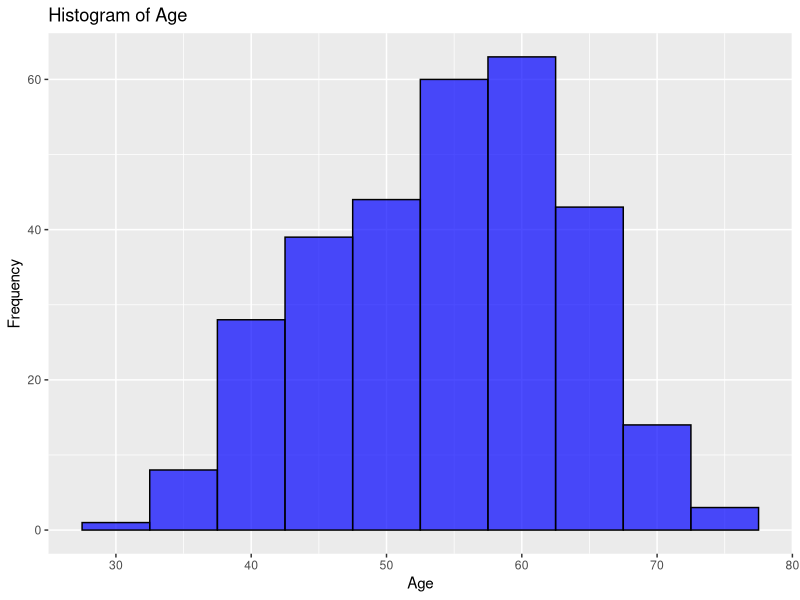
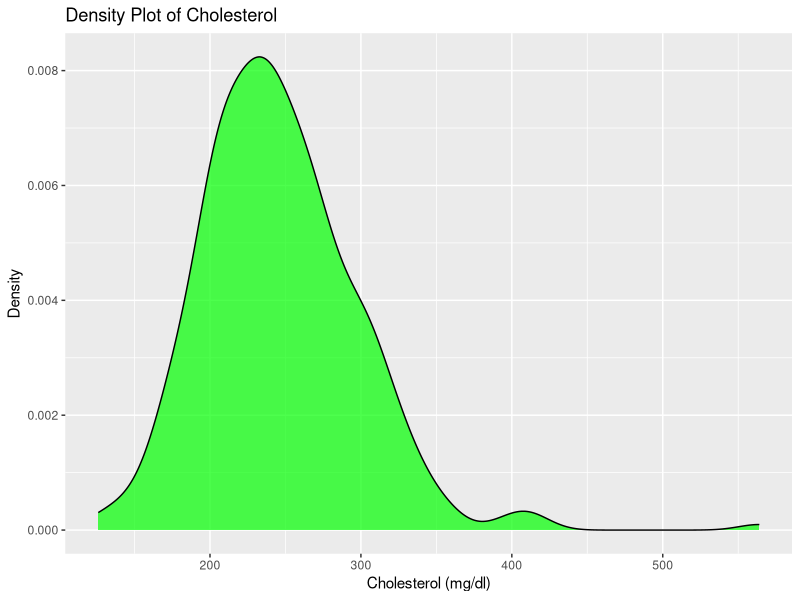
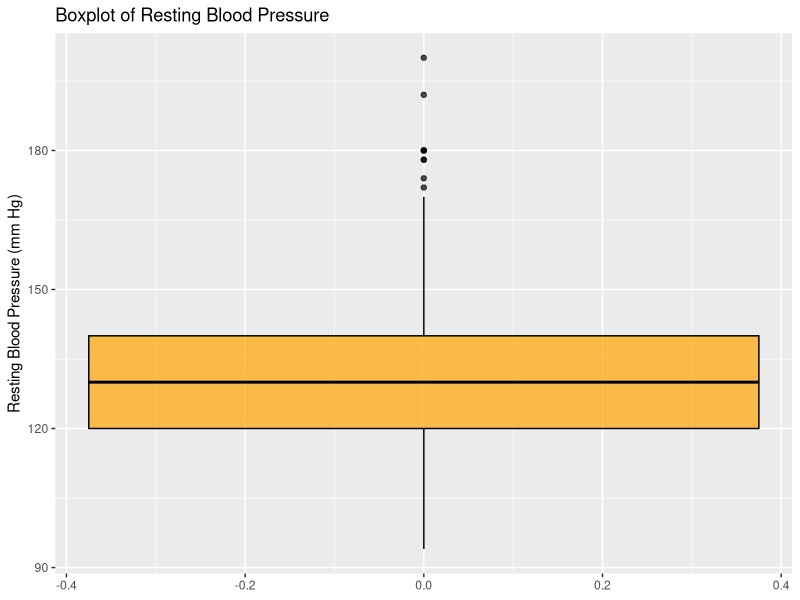

Recreate these plots in R, in order.
# Load necessary libraries
library(tidyverse)

# Load dataset
heart_attack_data <- read.csv("data/heart.csv", colClasses = c(
  age = "numeric",           # Age of the patient
  sex = "factor",            # Sex of the patient (0 = female, 1 = male)
  cp = "factor",             # Chest Pain type (1-4)
  trtbps = "numeric",        # Resting blood pressure (in mm Hg)
  chol = "numeric",          # Cholesterol in mg/dl
  fbs = "factor",            # Fasting blood sugar > 120 mg/dl (1 = true, 0 = false)
  restecg = "factor",        # Resting electrocardiographic results (0-2)
  thalachh = "numeric",      # Maximum heart rate achieved
  exng = "factor",           # Exercise induced angina (1 = yes, 0 = no)
  oldpeak = "numeric",       # Oldpeak
  slp = "factor",            # Slope of the peak exercise ST segment (0-2)
  caa = "factor",            # Number of major vessels (0-3)
  thall = "factor",          # Thall (1-3)
  o2_saturation = "numeric", # Oxygen saturation
  output = "factor"          # Target (0 = less chance of heart attack, 1 = more chance of heart attack)
))

# Convert categorical variables to factors with appropriate labels
heart_attack_data <- heart_attack_data %>%
  mutate(
    sex = factor(sex, levels = c(0, 1), labels = c("female", "male")),
    cp = factor(cp, levels = c(1, 2, 3, 4), labels = c("typical angina", "atypical angina", "non-anginal pain", "asymptomatic")),
    fbs = factor(fbs, levels = c(0, 1), labels = c("false", "true")),
    restecg = factor(restecg, levels = c(0, 1, 2), labels = c("normal", "ST-T wave abnormality", "left ventricular hypertrophy")),
    exng = factor(exng, levels = c(0, 1), labels = c("no", "yes")),
    slp = factor(slp, levels = c(0, 1, 2), labels = c("downsloping", "flat", "upsloping")),
    caa = factor(caa, levels = c(0, 1, 2, 3), labels = c("0", "1", "2", "3")),
    thall = factor(thall, levels = c(1, 2, 3), labels = c("normal", "fixed defect", "reversible defect")),
    output = factor(output, levels = c(0, 1), labels = c("less chance of heart attack", "more chance of heart attack"))
  )

# Display the structure of the dataset
str(heart_attack_data)

# View the first few rows of the dataset
head(heart_attack_data)

# View the dataset in a separate viewer window
View(heart_attack_data)

# Function to calculate and print frequency and relative frequency
calculate_frequencies <- function(data, column) {
  freq <- table(data[[column]])
  rel_freq <- prop.table(freq)
  
  freq_df <- data.frame(
    Category = names(freq),
    Frequency = as.numeric(freq),
    Relative_Frequency = as.numeric(rel_freq)
  )
  
  print(freq_df)
}

# Calculate and print frequencies for each categorical variable
categorical_vars <- c("sex", "cp", "fbs", "restecg", "exng", "slp", "caa", "thall", "output")

for (var in categorical_vars) {
  cat("\nFrequencies for", var, ":\n")
  calculate_frequencies(heart_attack_data, var)
}

# Measures of Central Tendency
central_tendency <- heart_attack_data %>%
  summarize(
    mean_age = mean(age, na.rm = TRUE),
    median_age = median(age, na.rm = TRUE),
    mode_age = as.numeric(names(sort(table(age), decreasing = TRUE)[1])),
    
    mean_trtbps = mean(trtbps, na.rm = TRUE),
    median_trtbps = median(trtbps, na.rm = TRUE),
    mode_trtbps = as.numeric(names(sort(table(trtbps), decreasing = TRUE)[1])),
    
    mean_chol = mean(chol, na.rm = TRUE),
    median_chol = median(chol, na.rm = TRUE),
    mode_chol = as.numeric(names(sort(table(chol), decreasing = TRUE)[1])),
    
    mean_thalachh = mean(thalachh, na.rm = TRUE),
    median_thalachh = median(thalachh, na.rm = TRUE),
    mode_thalachh = as.numeric(names(sort(table(thalachh), decreasing = TRUE)[1])),
    
    mean_oldpeak = mean(oldpeak, na.rm = TRUE),
    median_oldpeak = median(oldpeak, na.rm = TRUE),
    mode_oldpeak = as.numeric(names(sort(table(oldpeak), decreasing = TRUE)[1])),
    
    mean_o2_saturation = mean(o2_saturation, na.rm = TRUE),
    median_o2_saturation = median(o2_saturation, na.rm = TRUE),
    mode_o2_saturation = as.numeric(names(sort(table(o2_saturation), decreasing = TRUE)[1]))
  )

print(central_tendency)

# Measures of Distribution
distribution_measures <- heart_attack_data %>%
  summarize(
    var_age = var(age, na.rm = TRUE),
    sd_age = sd(age, na.rm = TRUE),
    range_age = range(age, na.rm = TRUE),
    
    var_trtbps = var(trtbps, na.rm = TRUE),
    sd_trtbps = sd(trtbps, na.rm = TRUE),
    range_trtbps = range(trtbps, na.rm = TRUE),
    
    var_chol = var(chol, na.rm = TRUE),
    sd_chol = sd(chol, na.rm = TRUE),
    range_chol = range(chol, na.rm = TRUE),
    
    var_thalachh = var(thalachh, na.rm = TRUE),
    sd_thalachh = sd(thalachh, na.rm = TRUE),
    range_thalachh = range(thalachh, na.rm = TRUE),
    
    var_oldpeak = var(oldpeak, na.rm = TRUE),
    sd_oldpeak = sd(oldpeak, na.rm = TRUE),
    range_oldpeak = range(oldpeak, na.rm = TRUE),
    
    var_o2_saturation = var(o2_saturation, na.rm = TRUE),
    sd_o2_saturation = sd(o2_saturation, na.rm = TRUE),
    range_o2_saturation = range(o2_saturation, na.rm = TRUE)
  )

print(distribution_measures)

# Measures of Relationship
relationship_measures <- heart_attack_data %>%
  summarize(
    cor_age_trtbps = cor(age, trtbps, use = "complete.obs"),
    cor_age_chol = cor(age, chol, use = "complete.obs"),
    cor_age_thalachh = cor(age, thalachh, use = "complete.obs"),
    cor_age_oldpeak = cor(age, oldpeak, use = "complete.obs"),
    cor_age_o2_saturation = cor(age, o2_saturation, use = "complete.obs"),
    
    cor_trtbps_chol = cor(trtbps, chol, use = "complete.obs"),
    cor_trtbps_thalachh = cor(trtbps, thalachh, use = "complete.obs"),
    cor_trtbps_oldpeak = cor(trtbps, oldpeak, use = "complete.obs"),
    cor_trtbps_o2_saturation = cor(trtbps, o2_saturation, use = "complete.obs"),
    
    cor_chol_thalachh = cor(chol, thalachh, use = "complete.obs"),
    cor_chol_oldpeak = cor(chol, oldpeak, use = "complete.obs"),
    cor_chol_o2_saturation = cor(chol, o2_saturation, use = "complete.obs"),
    
    cor_thalachh_oldpeak = cor(thalachh, oldpeak, use = "complete.obs"),
    cor_thalachh_o2_saturation = cor(thalachh, o2_saturation, use = "complete.obs"),
    
    cor_oldpeak_o2_saturation = cor(oldpeak, o2_saturation, use = "complete.obs")
  )

print(relationship_measures)

# ANOVA for age across different levels of chest pain type (cp)
anova_age_cp <- aov(age ~ cp, data = heart_attack_data)
summary(anova_age_cp)

# ANOVA for cholesterol (chol) across different levels of sex
anova_chol_sex <- aov(chol ~ sex, data = heart_attack_data)
summary(anova_chol_sex)

# ANOVA for maximum heart rate achieved (thalachh) across different levels of output
anova_thalachh_output <- aov(thalachh ~ output, data = heart_attack_data)
summary(anova_thalachh_output)

# Histogram for Age
ggplot(heart_attack_data, aes(x = age)) +
  geom_histogram(binwidth = 5, fill = "blue", color = "black", alpha = 0.7) +
  labs(title = "Histogram of Age", x = "Age", y = "Frequency")

# Density Plot for Cholesterol
ggplot(heart_attack_data, aes(x = chol)) +
  geom_density(fill = "green", alpha = 0.7) +
  labs(title = "Density Plot of Cholesterol", x = "Cholesterol (mg/dl)", y = "Density")

# Boxplot for Resting Blood Pressure
ggplot(heart_attack_data, aes(y = trtbps)) +
  geom_boxplot(fill = "orange", color = "black", alpha = 0.7) +
  labs(title = "Boxplot of Resting Blood Pressure", y = "Resting Blood Pressure (mm Hg)")
